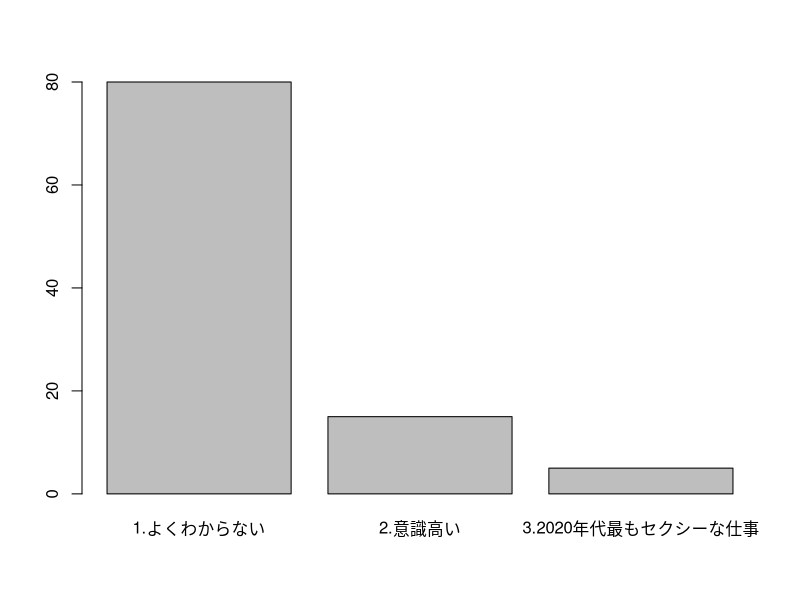
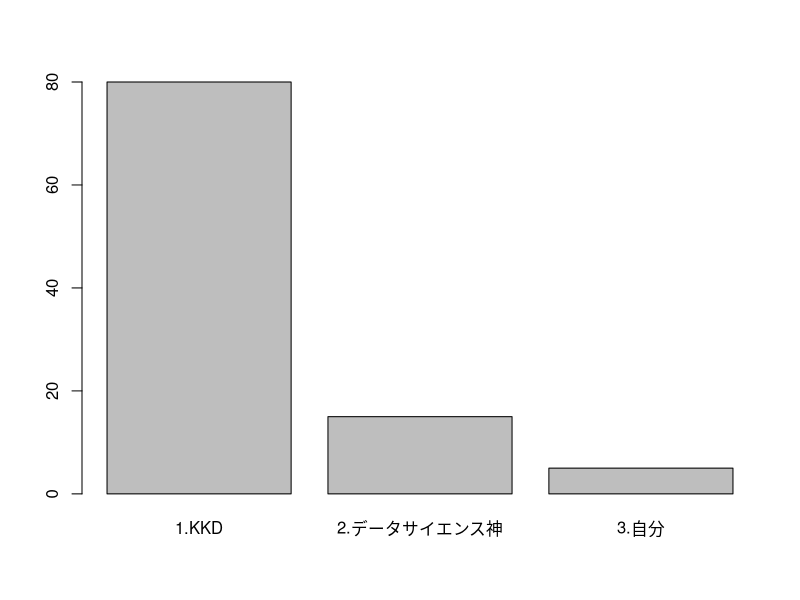
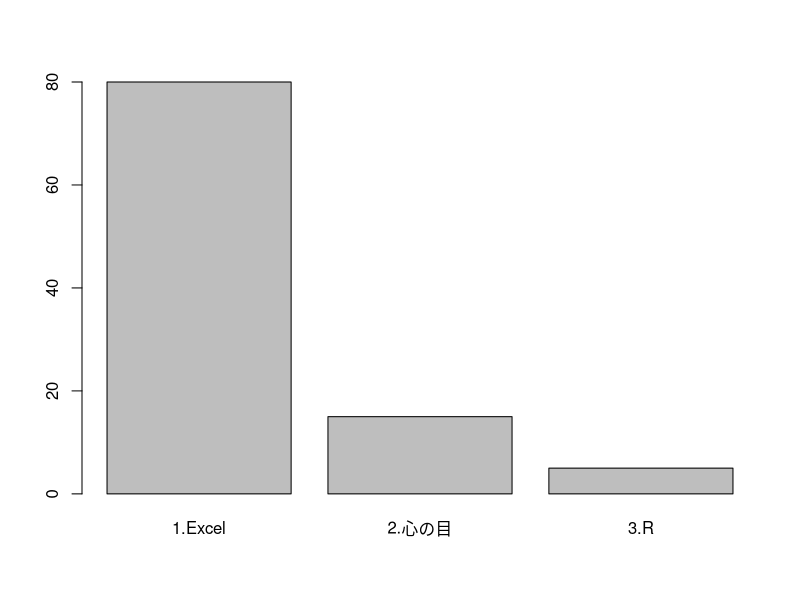

These figures' R source, in order:
## ---- chunk 1
knitr::opts_chunk$set(echo = TRUE)
library(tidyverse)
datA <- data.frame(ID = c(1:100),date = c(100:199), Butsu = rep(c(1:5),20))
dat <- datA %>% 
  dplyr::group_by(ID, date) %>% 
  dplyr::summarise(count = n()) %>% 
  tidyr::spread(., key = date, value = count) %>% 
  dplyr::mutate_if(is.numeric, funs(replace(.,is.na(.),0))) %>% 
  dplyr::ungroup()
## ---- chunk 2
 x <- c(rep('1.よくわからない',80), rep('2.意識高い',15), rep('3.2020年代最もセクシーな仕事', 5))
 
 plot(as.factor(x))
## ---- chunk 3
 x <- c(rep('1.KKD',80), rep('2.データサイエンス神',15), rep('3.自分', 5))
 
 plot(as.factor(x))
## ---- chunk 4
 x <- c(rep('1.Excel',80), rep('2.心の目',15), rep('3.R', 5))
 
 plot(as.factor(x))
## ---- chunk 5
dat[,1:10] %>% head
